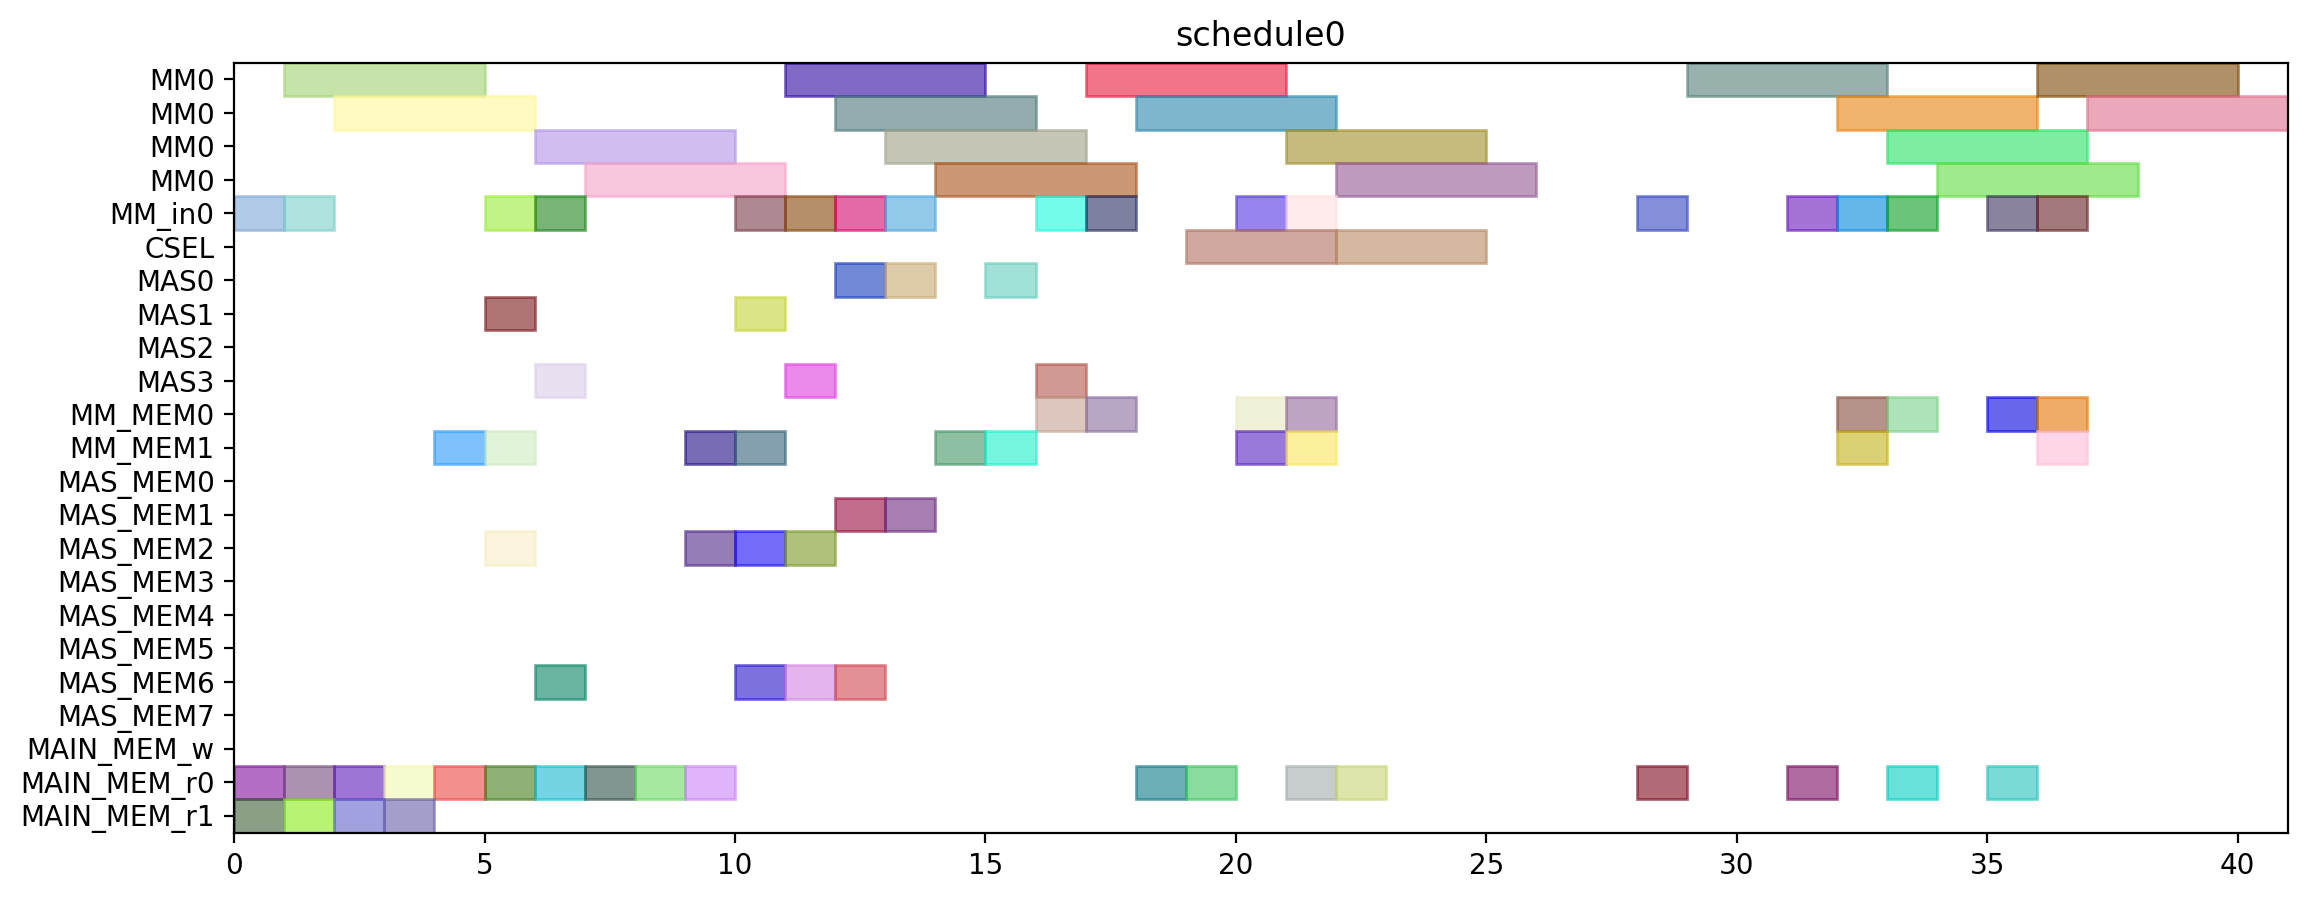

Write the Python code that produced this figure.
from pyschedule import Scenario, solvers, plotters, alt


def solve():
	horizon = 90
	S = Scenario("schedule0", horizon=horizon)

	# resource
	MM = S.Resources('MM', num=1, size=4)
	MM_in = S.Resources('MM_in', num=1)
	CSEL = S.Resource('CSEL')
	MAS = S.Resources('MAS', num=4, size=1, periods=range(1, horizon))
	MM_MEM = S.Resources('MM_MEM', num=2)
	MAS_MEM = S.Resources('MAS_MEM', num=8)
	MAIN_MEM_w = S.Resource('MAIN_MEM_w', size=1)
	MAIN_MEM_r = S.Resources('MAIN_MEM_r', num=2)

	# result of previous scheduling

	# new tasks
	t20_in = S.Task('t20_in', length=1, delay_cost=1)
	t20_in += alt(MM_in)
	t20 = S.Task('t20', length=4, delay_cost=1)
	t20 += alt(MM)
	S += t20>=t20_in

	t20_mem0 = S.Task('t20_mem0', length=1, delay_cost=1)
	t20_mem0 += MAIN_MEM_r[0]
	t21_in = S.Task('t21_in', length=1, delay_cost=1)
	t21_in += alt(MM_in)
	t21 = S.Task('t21', length=4, delay_cost=1)
	t21 += alt(MM)
	S += t21>=t21_in

	t21_mem0 = S.Task('t21_mem0', length=1, delay_cost=1)
	t21_mem0 += MAIN_MEM_r[0]
	xit20 = S.Task('xit20', length=1, delay_cost=1)
	xit20 += alt(MAS)

	xit20_mem0 = S.Task('xit20_mem0', length=1, delay_cost=1)
	xit20_mem0 += MAIN_MEM_r[0]
	xit20_mem1 = S.Task('xit20_mem1', length=1, delay_cost=1)
	xit20_mem1 += alt(MM_MEM)
	S += (t20*MM[0])-1 < xit20_mem1*MM_MEM[1]
	S += xit20_mem1 <= xit20

	xit21 = S.Task('xit21', length=1, delay_cost=1)
	xit21 += alt(MAS)

	xit21_mem0 = S.Task('xit21_mem0', length=1, delay_cost=1)
	xit21_mem0 += MAIN_MEM_r[0]
	xit21_mem1 = S.Task('xit21_mem1', length=1, delay_cost=1)
	xit21_mem1 += alt(MM_MEM)
	S += (t21*MM[0])-1 < xit21_mem1*MM_MEM[1]
	S += xit21_mem1 <= xit21

	xi2t40_in = S.Task('xi2t40_in', length=1, delay_cost=1)
	xi2t40_in += alt(MM_in)
	xi2t40 = S.Task('xi2t40', length=4, delay_cost=1)
	xi2t40 += alt(MM)
	S += xi2t40>=xi2t40_in

	xi2t40_mem0 = S.Task('xi2t40_mem0', length=1, delay_cost=1)
	xi2t40_mem0 += alt(MAS_MEM)
	S += (xit20*MAS[0])-1 < xi2t40_mem0*MAS_MEM[0]
	S += (xit20*MAS[1])-1 < xi2t40_mem0*MAS_MEM[2]
	S += (xit20*MAS[2])-1 < xi2t40_mem0*MAS_MEM[4]
	S += (xit20*MAS[3])-1 < xi2t40_mem0*MAS_MEM[6]
	S += xi2t40_mem0 <= xi2t40

	xi2t41_in = S.Task('xi2t41_in', length=1, delay_cost=1)
	xi2t41_in += alt(MM_in)
	xi2t41 = S.Task('xi2t41', length=4, delay_cost=1)
	xi2t41 += alt(MM)
	S += xi2t41>=xi2t41_in

	xi2t41_mem0 = S.Task('xi2t41_mem0', length=1, delay_cost=1)
	xi2t41_mem0 += alt(MAS_MEM)
	S += (xit21*MAS[0])-1 < xi2t41_mem0*MAS_MEM[0]
	S += (xit21*MAS[1])-1 < xi2t41_mem0*MAS_MEM[2]
	S += (xit21*MAS[2])-1 < xi2t41_mem0*MAS_MEM[4]
	S += (xit21*MAS[3])-1 < xi2t41_mem0*MAS_MEM[6]
	S += xi2t41_mem0 <= xi2t41

	D_a_0 = S.Task('D_a_0', length=1, delay_cost=1)
	D_a_0 += alt(MAS)

	D_a_0_mem0 = S.Task('D_a_0_mem0', length=1, delay_cost=1)
	D_a_0_mem0 += alt(MAS_MEM)
	S += (xit20*MAS[0])-1 < D_a_0_mem0*MAS_MEM[0]
	S += (xit20*MAS[1])-1 < D_a_0_mem0*MAS_MEM[2]
	S += (xit20*MAS[2])-1 < D_a_0_mem0*MAS_MEM[4]
	S += (xit20*MAS[3])-1 < D_a_0_mem0*MAS_MEM[6]
	S += D_a_0_mem0 <= D_a_0

	D_a_0_mem1 = S.Task('D_a_0_mem1', length=1, delay_cost=1)
	D_a_0_mem1 += alt(MM_MEM)
	S += (xi2t40*MM[0])-1 < D_a_0_mem1*MM_MEM[1]
	S += D_a_0_mem1 <= D_a_0

	D_a_1 = S.Task('D_a_1', length=1, delay_cost=1)
	D_a_1 += alt(MAS)

	D_a_1_mem0 = S.Task('D_a_1_mem0', length=1, delay_cost=1)
	D_a_1_mem0 += alt(MAS_MEM)
	S += (xit21*MAS[0])-1 < D_a_1_mem0*MAS_MEM[0]
	S += (xit21*MAS[1])-1 < D_a_1_mem0*MAS_MEM[2]
	S += (xit21*MAS[2])-1 < D_a_1_mem0*MAS_MEM[4]
	S += (xit21*MAS[3])-1 < D_a_1_mem0*MAS_MEM[6]
	S += D_a_1_mem0 <= D_a_1

	D_a_1_mem1 = S.Task('D_a_1_mem1', length=1, delay_cost=1)
	D_a_1_mem1 += alt(MM_MEM)
	S += (xi2t41*MM[0])-1 < D_a_1_mem1*MM_MEM[1]
	S += D_a_1_mem1 <= D_a_1

	negD0_in = S.Task('negD0_in', length=1, delay_cost=1)
	negD0_in += alt(MM_in)
	negD0 = S.Task('negD0', length=4, delay_cost=1)
	negD0 += alt(MM)
	S += negD0>=negD0_in

	negD0_mem0 = S.Task('negD0_mem0', length=1, delay_cost=1)
	negD0_mem0 += alt(MAS_MEM)
	S += (D_a_0*MAS[0])-1 < negD0_mem0*MAS_MEM[0]
	S += (D_a_0*MAS[1])-1 < negD0_mem0*MAS_MEM[2]
	S += (D_a_0*MAS[2])-1 < negD0_mem0*MAS_MEM[4]
	S += (D_a_0*MAS[3])-1 < negD0_mem0*MAS_MEM[6]
	S += negD0_mem0 <= negD0

	negD0_mem1 = S.Task('negD0_mem1', length=1, delay_cost=1)
	negD0_mem1 += MAIN_MEM_r[1]
	negD1_in = S.Task('negD1_in', length=1, delay_cost=1)
	negD1_in += alt(MM_in)
	negD1 = S.Task('negD1', length=4, delay_cost=1)
	negD1 += alt(MM)
	S += negD1>=negD1_in

	negD1_mem0 = S.Task('negD1_mem0', length=1, delay_cost=1)
	negD1_mem0 += alt(MAS_MEM)
	S += (D_a_1*MAS[0])-1 < negD1_mem0*MAS_MEM[0]
	S += (D_a_1*MAS[1])-1 < negD1_mem0*MAS_MEM[2]
	S += (D_a_1*MAS[2])-1 < negD1_mem0*MAS_MEM[4]
	S += (D_a_1*MAS[3])-1 < negD1_mem0*MAS_MEM[6]
	S += negD1_mem0 <= negD1

	negD1_mem1 = S.Task('negD1_mem1', length=1, delay_cost=1)
	negD1_mem1 += MAIN_MEM_r[1]
	N_b0 = S.Task('N_b0', length=1, delay_cost=1)
	N_b0 += alt(MAS)

	N_b0_mem0 = S.Task('N_b0_mem0', length=1, delay_cost=1)
	N_b0_mem0 += alt(MAS_MEM)
	S += (D_a_0*MAS[0])-1 < N_b0_mem0*MAS_MEM[0]
	S += (D_a_0*MAS[1])-1 < N_b0_mem0*MAS_MEM[2]
	S += (D_a_0*MAS[2])-1 < N_b0_mem0*MAS_MEM[4]
	S += (D_a_0*MAS[3])-1 < N_b0_mem0*MAS_MEM[6]
	S += N_b0_mem0 <= N_b0

	N_b0_mem1 = S.Task('N_b0_mem1', length=1, delay_cost=1)
	N_b0_mem1 += MAIN_MEM_r[1]
	N_b1 = S.Task('N_b1', length=1, delay_cost=1)
	N_b1 += alt(MAS)

	N_b1_mem0 = S.Task('N_b1_mem0', length=1, delay_cost=1)
	N_b1_mem0 += alt(MAS_MEM)
	S += (D_a_1*MAS[0])-1 < N_b1_mem0*MAS_MEM[0]
	S += (D_a_1*MAS[1])-1 < N_b1_mem0*MAS_MEM[2]
	S += (D_a_1*MAS[2])-1 < N_b1_mem0*MAS_MEM[4]
	S += (D_a_1*MAS[3])-1 < N_b1_mem0*MAS_MEM[6]
	S += N_b1_mem0 <= N_b1

	N_b1_mem1 = S.Task('N_b1_mem1', length=1, delay_cost=1)
	N_b1_mem1 += MAIN_MEM_r[1]
	D0 = S.Task('D0', length=1, delay_cost=1)
	D0 += alt(MAS)

	D0_mem0 = S.Task('D0_mem0', length=1, delay_cost=1)
	D0_mem0 += MAIN_MEM_r[0]
	D0_mem1 = S.Task('D0_mem1', length=1, delay_cost=1)
	D0_mem1 += alt(MM_MEM)
	S += (negD0*MM[0])-1 < D0_mem1*MM_MEM[1]
	S += D0_mem1 <= D0

	D1 = S.Task('D1', length=1, delay_cost=1)
	D1 += alt(MAS)

	D1_mem0 = S.Task('D1_mem0', length=1, delay_cost=1)
	D1_mem0 += MAIN_MEM_r[0]
	D1_mem1 = S.Task('D1_mem1', length=1, delay_cost=1)
	D1_mem1 += alt(MM_MEM)
	S += (negD1*MM[0])-1 < D1_mem1*MM_MEM[1]
	S += D1_mem1 <= D1

	N0_in = S.Task('N0_in', length=1, delay_cost=1)
	N0_in += alt(MM_in)
	N0 = S.Task('N0', length=4, delay_cost=1)
	N0 += alt(MM)
	S += N0>=N0_in

	N0_mem0 = S.Task('N0_mem0', length=1, delay_cost=1)
	N0_mem0 += MAIN_MEM_r[0]
	N0_mem1 = S.Task('N0_mem1', length=1, delay_cost=1)
	N0_mem1 += alt(MAS_MEM)
	S += (N_b0*MAS[0])-1 < N0_mem1*MAS_MEM[1]
	S += (N_b0*MAS[1])-1 < N0_mem1*MAS_MEM[3]
	S += (N_b0*MAS[2])-1 < N0_mem1*MAS_MEM[5]
	S += (N_b0*MAS[3])-1 < N0_mem1*MAS_MEM[7]
	S += N0_mem1 <= N0

	N1_in = S.Task('N1_in', length=1, delay_cost=1)
	N1_in += alt(MM_in)
	N1 = S.Task('N1', length=4, delay_cost=1)
	N1 += alt(MM)
	S += N1>=N1_in

	N1_mem0 = S.Task('N1_mem0', length=1, delay_cost=1)
	N1_mem0 += MAIN_MEM_r[0]
	N1_mem1 = S.Task('N1_mem1', length=1, delay_cost=1)
	N1_mem1 += alt(MAS_MEM)
	S += (N_b1*MAS[0])-1 < N1_mem1*MAS_MEM[1]
	S += (N_b1*MAS[1])-1 < N1_mem1*MAS_MEM[3]
	S += (N_b1*MAS[2])-1 < N1_mem1*MAS_MEM[5]
	S += (N_b1*MAS[3])-1 < N1_mem1*MAS_MEM[7]
	S += N1_mem1 <= N1

	Z0 = S.Task('Z0', length=3, delay_cost=1)
	Z0 += alt(CSEL)

	Z0_mem0 = S.Task('Z0_mem0', length=1, delay_cost=1)
	Z0_mem0 += MAIN_MEM_r[0]
	S += D0+2 < Z0_mem0
	S += Z0_mem0 <= Z0+ 0

	Z0_mem1 = S.Task('Z0_mem1', length=1, delay_cost=1)
	Z0_mem1 += MAIN_MEM_r[0]
	S += D0+2 < Z0_mem1
	S += Z0_mem1 <= Z0+ 1

	Z0_mem2 = S.Task('Z0_mem2', length=1, delay_cost=1)
	Z0_mem2 += MAIN_MEM_r[0]
	Z1 = S.Task('Z1', length=3, delay_cost=1)
	Z1 += alt(CSEL)

	Z1_mem0 = S.Task('Z1_mem0', length=1, delay_cost=1)
	Z1_mem0 += MAIN_MEM_r[0]
	S += D1+2 < Z1_mem0
	S += Z1_mem0 <= Z1+ 0

	Z1_mem1 = S.Task('Z1_mem1', length=1, delay_cost=1)
	Z1_mem1 += MAIN_MEM_r[0]
	S += D1+2 < Z1_mem1
	S += Z1_mem1 <= Z1+ 1

	Z1_mem2 = S.Task('Z1_mem2', length=1, delay_cost=1)
	Z1_mem2 += MAIN_MEM_r[0]
	N20_in = S.Task('N20_in', length=1, delay_cost=1)
	N20_in += alt(MM_in)
	N20 = S.Task('N20', length=4, delay_cost=1)
	N20 += alt(MM)
	S += N20>=N20_in

	N20_mem0 = S.Task('N20_mem0', length=1, delay_cost=1)
	N20_mem0 += alt(MM_MEM)
	S += (N0*MM[0])-1 < N20_mem0*MM_MEM[0]
	S += N20_mem0 <= N20

	N21_in = S.Task('N21_in', length=1, delay_cost=1)
	N21_in += alt(MM_in)
	N21 = S.Task('N21', length=4, delay_cost=1)
	N21 += alt(MM)
	S += N21>=N21_in

	N21_mem0 = S.Task('N21_mem0', length=1, delay_cost=1)
	N21_mem0 += alt(MM_MEM)
	S += (N1*MM[0])-1 < N21_mem0*MM_MEM[0]
	S += N21_mem0 <= N21

	D20_in = S.Task('D20_in', length=1, delay_cost=1)
	D20_in += alt(MM_in)
	D20 = S.Task('D20', length=4, delay_cost=1)
	D20 += alt(MM)
	S += D20>=D20_in

	D20_mem0 = S.Task('D20_mem0', length=1, delay_cost=1)
	D20_mem0 += MAIN_MEM_r[0]
	S += Z0+6 < D20_mem0
	S += D20_mem0 <= D20

	D21_in = S.Task('D21_in', length=1, delay_cost=1)
	D21_in += alt(MM_in)
	D21 = S.Task('D21', length=4, delay_cost=1)
	D21 += alt(MM)
	S += D21>=D21_in

	D21_mem0 = S.Task('D21_mem0', length=1, delay_cost=1)
	D21_mem0 += MAIN_MEM_r[0]
	S += Z1+6 < D21_mem0
	S += D21_mem0 <= D21

	N30_in = S.Task('N30_in', length=1, delay_cost=1)
	N30_in += alt(MM_in)
	N30 = S.Task('N30', length=4, delay_cost=1)
	N30 += alt(MM)
	S += N30>=N30_in

	N30_mem0 = S.Task('N30_mem0', length=1, delay_cost=1)
	N30_mem0 += alt(MM_MEM)
	S += (N20*MM[0])-1 < N30_mem0*MM_MEM[0]
	S += N30_mem0 <= N30

	N30_mem1 = S.Task('N30_mem1', length=1, delay_cost=1)
	N30_mem1 += alt(MM_MEM)
	S += (N0*MM[0])-1 < N30_mem1*MM_MEM[1]
	S += N30_mem1 <= N30

	N31_in = S.Task('N31_in', length=1, delay_cost=1)
	N31_in += alt(MM_in)
	N31 = S.Task('N31', length=4, delay_cost=1)
	N31 += alt(MM)
	S += N31>=N31_in

	N31_mem0 = S.Task('N31_mem0', length=1, delay_cost=1)
	N31_mem0 += alt(MM_MEM)
	S += (N21*MM[0])-1 < N31_mem0*MM_MEM[0]
	S += N31_mem0 <= N31

	N31_mem1 = S.Task('N31_mem1', length=1, delay_cost=1)
	N31_mem1 += alt(MM_MEM)
	S += (N1*MM[0])-1 < N31_mem1*MM_MEM[1]
	S += N31_mem1 <= N31

	V0_in = S.Task('V0_in', length=1, delay_cost=1)
	V0_in += alt(MM_in)
	V0 = S.Task('V0', length=4, delay_cost=1)
	V0 += alt(MM)
	S += V0>=V0_in

	V0_mem0 = S.Task('V0_mem0', length=1, delay_cost=1)
	V0_mem0 += alt(MM_MEM)
	S += (D20*MM[0])-1 < V0_mem0*MM_MEM[0]
	S += V0_mem0 <= V0

	V0_mem1 = S.Task('V0_mem1', length=1, delay_cost=1)
	V0_mem1 += MAIN_MEM_r[0]
	S += Z0+6 < V0_mem1
	S += V0_mem1 <= V0

	V1_in = S.Task('V1_in', length=1, delay_cost=1)
	V1_in += alt(MM_in)
	V1 = S.Task('V1', length=4, delay_cost=1)
	V1 += alt(MM)
	S += V1>=V1_in

	V1_mem0 = S.Task('V1_mem0', length=1, delay_cost=1)
	V1_mem0 += alt(MM_MEM)
	S += (D21*MM[0])-1 < V1_mem0*MM_MEM[0]
	S += V1_mem0 <= V1

	V1_mem1 = S.Task('V1_mem1', length=1, delay_cost=1)
	V1_mem1 += MAIN_MEM_r[0]
	S += Z1+6 < V1_mem1
	S += V1_mem1 <= V1

	ND20_in = S.Task('ND20_in', length=1, delay_cost=1)
	ND20_in += alt(MM_in)
	ND20 = S.Task('ND20', length=4, delay_cost=1)
	ND20 += alt(MM)
	S += ND20>=ND20_in

	ND20_mem0 = S.Task('ND20_mem0', length=1, delay_cost=1)
	ND20_mem0 += alt(MM_MEM)
	S += (N0*MM[0])-1 < ND20_mem0*MM_MEM[0]
	S += ND20_mem0 <= ND20

	ND20_mem1 = S.Task('ND20_mem1', length=1, delay_cost=1)
	ND20_mem1 += alt(MM_MEM)
	S += (D20*MM[0])-1 < ND20_mem1*MM_MEM[1]
	S += ND20_mem1 <= ND20

	ND21_in = S.Task('ND21_in', length=1, delay_cost=1)
	ND21_in += alt(MM_in)
	ND21 = S.Task('ND21', length=4, delay_cost=1)
	ND21 += alt(MM)
	S += ND21>=ND21_in

	ND21_mem0 = S.Task('ND21_mem0', length=1, delay_cost=1)
	ND21_mem0 += alt(MM_MEM)
	S += (N1*MM[0])-1 < ND21_mem0*MM_MEM[0]
	S += ND21_mem0 <= ND21

	ND21_mem1 = S.Task('ND21_mem1', length=1, delay_cost=1)
	ND21_mem1 += alt(MM_MEM)
	S += (D21*MM[0])-1 < ND21_mem1*MM_MEM[1]
	S += ND21_mem1 <= ND21

	solvers.mip.solve(S,msg=1,kind='CPLEX',ratio_gap=1.01)

	solution = [['hoge']*len(S.solution()[1]) for i in range(len(S.solution()))]
	for i in range(len(S.solution())):
		for j in range(len(S.solution()[i])):
			solution[i][j]=str(S.solution()[i][j])
	print(solution)

	cycles = int(solution[-1][3])

	pic_file_name = "/home/mfukuda/ABE/multiRAM_multiMAS_16mux/scheduling_result/stage4MM1_stage1MAS4/2xSSWU_BEFORE_EXP/schedule0.png"
	if(S.solution() != []):
		plotters.matplotlib.plot(S,img_filename=pic_file_name, show_task_labels=False, fig_size=(cycles*0.25+3, 5))

	return solution
